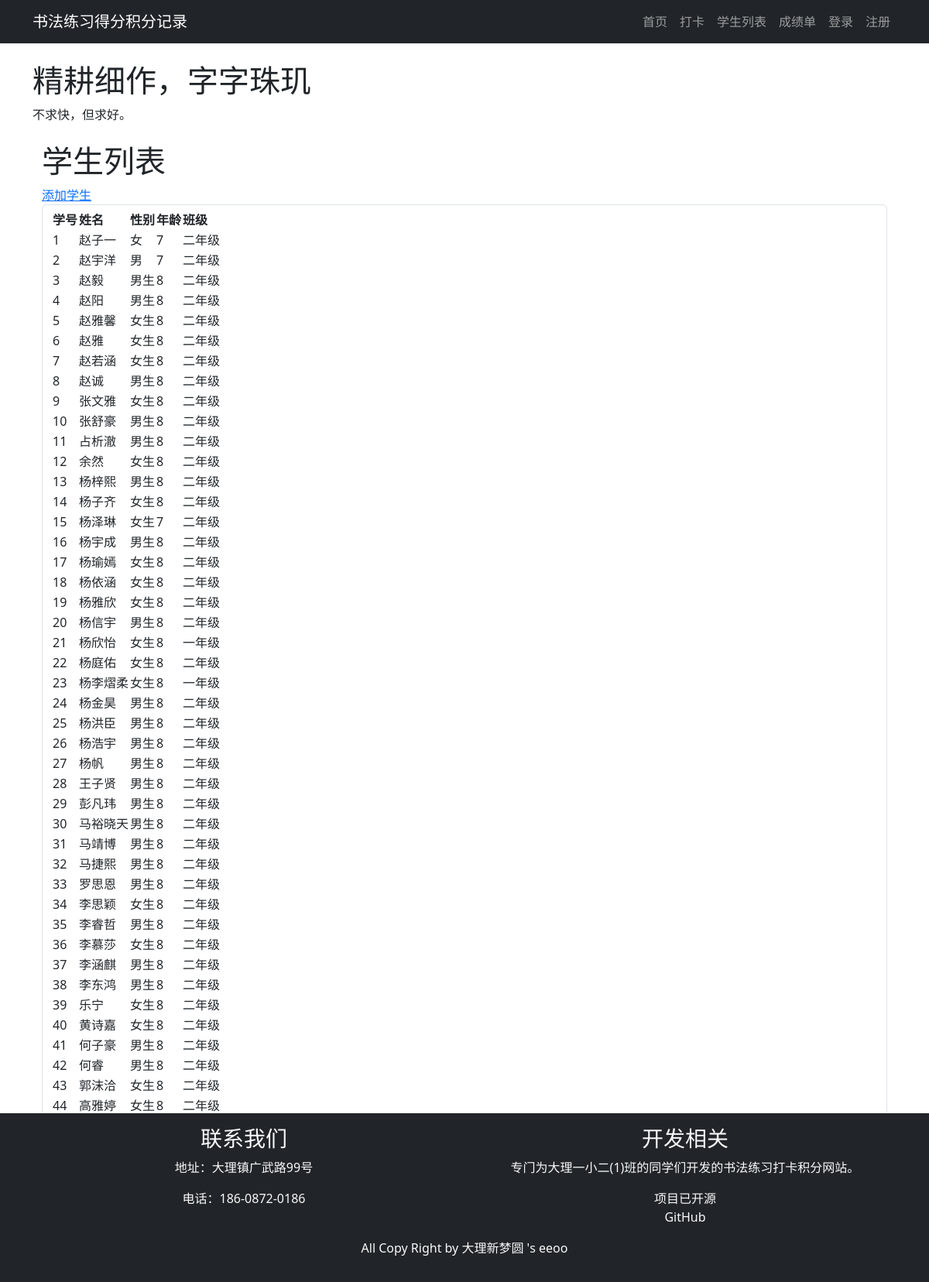
The page / on the database its author committed.
### myapp/models.py (models this page shows, shortened)
class Student(models.Model):
    student_id = models.AutoField(primary_key=True)
    name = models.CharField(max_length=100)
    sex = models.CharField(max_length=10)
    age = models.IntegerField()
    grade = models.CharField(max_length=10)

### myapp/views.py (the view)
# urls.py: path('', student_list, name='student_list'),
def student_list(request):
    students = Student.objects.all()
    return render(request, 'student_list.html', {'students': students})

### myapp/templates/student_list.html
{% extends 'base.html' %}
{% block content %}
    <h1>学生列表</h1><a href="{% url 'add_student' %}">添加学生</a>
    <table class='form-control'>
        <tr>
            <th>学号</th>
            <th>姓名</th>
            <th>性别</th>
            <th>年龄</th>
            <th>班级</th>
        </tr>
        {% for student in students %}
        <tr>
            <td>{{ student.student_id }}</td>
            <td>{{ student.name }}</td>
            <td>{{ student.sex }}</td>
            <td>{{ student.age }}</td>
            <td>{{ student.grade }}</td>
        </tr>
        {% empty %}
        <tr>
            <td colspan="6">暂无学生信息</td>
        </tr>
        {% endfor %}
    </table>
    {% endblock %}

### myapp/templates/base.html (shortened to what this page needs)
<!DOCTYPE html>
<html lang="zh-CN">
<head>
    <script>{% load static %}</script>
    <link href="https://cdn.jsdelivr.net/npm/bootstrap@5.3.0-alpha3/dist/css/bootstrap.min.css" rel="stylesheet">
</head>
<body>
    <nav class="navbar navbar-expand-md navbar-dark bg-dark">
        <div class="container">
        <a class="navbar-brand" href="/">书法练习得分积分记录</a>
        <div class="collapse navbar-collapse" id="navbarNav">
            <ul class="navbar-nav ms-auto">
                <li class="nav-item">
                    <a class="nav-link" href="/">首页</a>
                </li>
                <li class="nav-item active">
                    <a class="nav-link" href="{% url 'checkin' %}">打卡</a>
                </li>
                <li class="nav-item active">
                    <a class="nav-link" href="{% url 'student_list' %}">学生列表</a>
                </li>
                <li class="nav-item">
                    <a class="nav-link" href="{% url 'score_list' %}">成绩单</a>
                </li>
               {% if user.is_authenticated %}
                <li class="nav-item dropdown">
                    <a class="nav-link dropdown-toggle" href="#" id="navbarDropdown" role="button" data-bs-toggle="dropdown" aria-expanded="false">
                        {{ user.username }}
                    </a>
                    <ul class="dropdown-menu" aria-labelledby="navbarDropdown">
                        <li><a class="dropdown-item" href="#">个人中心</a></li>
                        <li><hr class="dropdown-divider"></li>
                        <li><a class="dropdown-item" href="{% url 'logout' %}">退出登录</a></li>
                    </ul>
                </li>
            {% else %}
        <li class="nav-item active">
            <div style="display: flex;">
                <a class="nav-link" href="#" data-bs-toggle="modal" data-bs-target="#loginModal">登录</a>
                <a class="nav-link" href="#" data-bs-toggle="modal" data-bs-target="#signupModal">注册</a>
            </div>
        </li>
    {% endif %}
            </ul>
        </div>
    </div>
    </nav>
    <div class="container mt-4">
        <h1>精耕细作，字字珠玑</h1>
        <p>不求快，但求好。 </p>
        <div class="container mt-4">
            {% block content %}
            {% endblock %}
        </div>
    </div>
</body>
<footer class="bg-dark text-light py-3"  >
    <div class="container">
      <div class="row">
        <div class="col-md-6">
          <h3>联系我们</h3>
          <p>地址：大理镇广武路99号</p>
          <p>电话：186-0872-0186</p>
        </div>
        <div class="col-md-6">
          <h3>开发相关</h3>
          <p>专门为大理一小二(1)班的同学们开发的书法练习打卡积分网站。</p>
          <p>项目已开源<a class="nav-link" target="_blank" href="https://github.com/Myeeoo/Student_Calligraphy_practice.git">GitHub</a></p>
        </div>
        <ul>All Copy Right by 大理新梦圆 's eeoo</ul>
      </div>
    </div>
  </footer>
</html>

### myapp/templates/base.html (style rules this page uses)
footer { position: fixed; left: 0; bottom: 0; width: 100%; background-color: #343a40; color: #fff; text-align: center; padding: 10px; }

### rows shown on the page
Student: student_id "1", name "赵子一", sex "女", age "7", grade "二年级"
Student: student_id "2", name "赵宇洋", sex "男", age "7", grade "二年级"
Student: student_id "3", name "赵毅", sex "男生", age "8", grade "二年级"
Student: student_id "4", name "赵阳", sex "男生", age "8", grade "二年级"
Student: student_id "5", name "赵雅馨", sex "女生", age "8", grade "二年级"
Student: student_id "6", name "赵雅", sex "女生", age "8", grade "二年级"
Student: student_id "7", name "赵若涵", sex "女生", age "8", grade "二年级"
Student: student_id "8", name "赵诚", sex "男生", age "8", grade "二年级"
Student: student_id "9", name "张文雅", sex "女生", age "8", grade "二年级"
Student: student_id "10", name "张舒豪", sex "男生", age "8", grade "二年级"
Student: student_id "11", name "占析澈", sex "男生", age "8", grade "二年级"
Student: student_id "12", name "余然", sex "女生", age "8", grade "二年级"
Student: student_id "13", name "杨梓熙", sex "男生", age "8", grade "二年级"
Student: student_id "14", name "杨子齐", sex "女生", age "8", grade "二年级"
Student: student_id "15", name "杨泽琳", sex "女生", age "7", grade "二年级"
Student: student_id "16", name "杨宇成", sex "男生", age "8", grade "二年级"
Student: student_id "17", name "杨瑜嫣", sex "女生", age "8", grade "二年级"
Student: student_id "18", name "杨依涵", sex "女生", age "8", grade "二年级"
Student: student_id "19", name "杨雅欣", sex "女生", age "8", grade "二年级"
Student: student_id "20", name "杨信宇", sex "男生", age "8", grade "二年级"
Student: student_id "21", name "杨欣怡", sex "女生", age "8", grade "一年级"
Student: student_id "22", name "杨庭佑", sex "女生", age "8", grade "二年级"
Student: student_id "23", name "杨李熠柔", sex "女生", age "8", grade "一年级"
Student: student_id "24", name "杨金昊", sex "男生", age "8", grade "二年级"
Student: student_id "25", name "杨洪臣", sex "男生", age "8", grade "二年级"
Student: student_id "26", name "杨浩宇", sex "男生", age "8", grade "二年级"
Student: student_id "27", name "杨帆", sex "男生", age "8", grade "二年级"
Student: student_id "28", name "王子贤", sex "男生", age "8", grade "二年级"
Student: student_id "29", name "彭凡玮", sex "男生", age "8", grade "二年级"
Student: student_id "30", name "马裕晓天", sex "男生", age "8", grade "二年级"
Student: student_id "31", name "马靖博", sex "男生", age "8", grade "二年级"
Student: student_id "32", name "马捷熙", sex "男生", age "8", grade "二年级"
Student: student_id "33", name "罗思恩", sex "男生", age "8", grade "二年级"
Student: student_id "34", name "李思颖", sex "女生", age "8", grade "二年级"
Student: student_id "35", name "李睿哲", sex "男生", age "8", grade "二年级"
Student: student_id "36", name "李慕莎", sex "女生", age "8", grade "二年级"
Student: student_id "37", name "李涵麒", sex "男生", age "8", grade "二年级"
Student: student_id "38", name "李东鸿", sex "男生", age "8", grade "二年级"
Student: student_id "39", name "乐宁", sex "女生", age "8", grade "二年级"
Student: student_id "40", name "黄诗嘉", sex "女生", age "8", grade "二年级"
Student: student_id "41", name "何子豪", sex "男生", age "8", grade "二年级"
Student: student_id "42", name "何睿", sex "男生", age "8", grade "二年级"
Student: student_id "43", name "郭沫洽", sex "女生", age "8", grade "二年级"
Student: student_id "44", name "高雅婷", sex "女生", age "8", grade "二年级"
